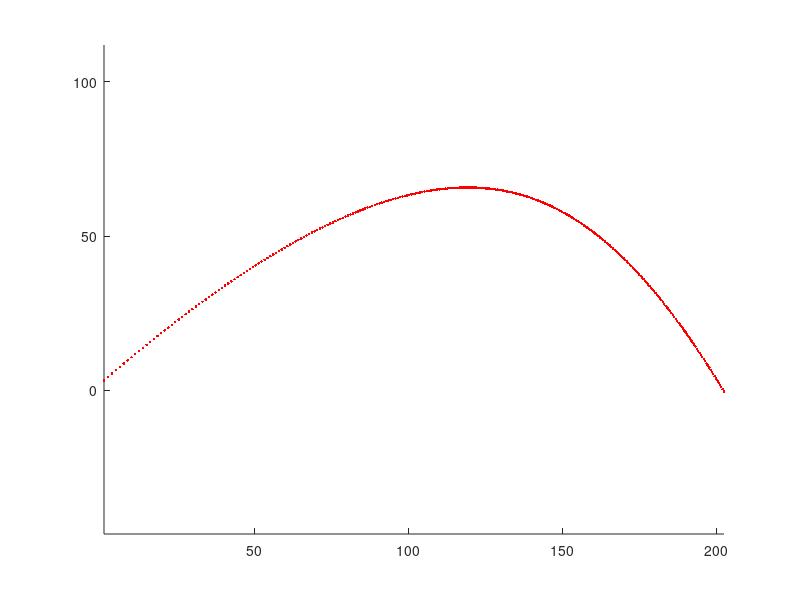

Source code (MATLAB):
g = 9.81; %Acceleration by gravity
dt = 0.025; %time step increment
vWind = [4 0]; %wind speed vector CHANGE THIS VALUE TO [10 0] or [-10 0]
mass = 4; %mass of projectile
rho = 1.225; %density of air
coeffDrag = 0.5; %Coefficient of drag, generally 0.5 for a sphere
area = 0.097986; %cross-sectional area of projectile
maxDist = 0; %var for max distance
maxTheta = 0; %var for max theta
maxV = 0;

%define trebuchet constants
mBlock = 133*mass; %mass of block, kg
I = 4453.93; %moment of intertia for trebuchet
lString = 7; %length of string, meters
lRod = 7; %length of rod, meters
hBlock = 11.39; %height of block, meters


%find optimal theta
for theta = 0:0.05:90
    a = sqrt((2 * (lString + lRod)^2) - (2 * (lRod + lString)^2 * cosd(theta)));
    hp = a * sind(45 + asind( ((lRod + lString)*sind(theta))/a ));
    x = -(lString + lRod) * cosd(theta - 45);
    vi = sqrt( (2*((mBlock * g * hBlock) + (mass * g * hp)))/(mass + I/((lRod + lString)^2)) );
    v=[vi*cosd(theta) vi*sind(theta)]; %velocity into components
    p = [x hp]; %update this to be the initial position vector
    while p(2)>0
        vLast = v;

        %      1/2 *density  *  Cd  *  x-sect-area * v^2   *   opposite sign of current velocity 
        Fdrag = 0.5 * rho * coeffDrag * area * (vLast.^2) .* (-1 * sign(vLast));

        %Fnet is gravity plus drag
        Fnet = [0 -g*mass] + Fdrag;

        a = Fnet / mass; %acceleration
        v = vLast + a*dt; %new current velocity

        vAvg = 0.5 * (vLast + v); %avg velocity over last time interval
        p = p + (vAvg+vWind)*dt; %update position
    end
    if p(1)>maxDist %check to find max distance/theta
        maxDist = p(1);
        maxTheta = theta;
        maxV = vi;
    end
    disp(['Distance travelled: ' num2str(p(1))]);
end
disp(['Max v: ' num2str(maxV)]);
disp(['Max distance: ' num2str(maxDist)]);
disp(['Angle: ' num2str(maxTheta)]);

%draw plot for best theta
figure
theta=maxTheta;
v=[vi*cosd(theta) vi*sind(theta)];
p = [0 2];
while p(2)>0
    vLast = v;

    Fdrag = 0.5 * rho * coeffDrag * area * (vLast.^2) .* (-1 * sign(vLast));

    Fnet = [0 -g*mass] + Fdrag;

    a = Fnet / mass;
    v = vLast + a*dt;

    vAvg = 0.5 * (vLast + v);
    p = p + (vAvg+vWind)*dt;

    hold on
    plot(p(1),p(2),'r.');
    axis equal
    getframe;
end